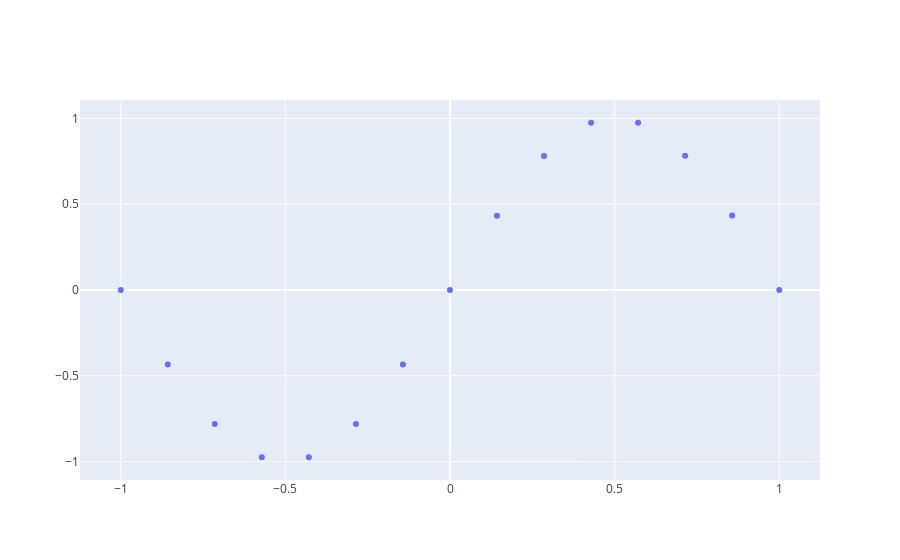

The code cell stored with this chart in its notebook:
### Markdown cell above
# ข้อ 1

### Code cell
# Plot sample data
df = pd.read_csv(os.path.join(DATA_PATH, "sin_noiseless.csv"))

# Sample some point with uniform pick
NUMBER_OF_POINT = 15
sample_index = np.floor(np.linspace(0, len(df['x'])-1, NUMBER_OF_POINT))
x = np.array([df['x'][i] for i in sample_index])
y = np.array([df['y'][i] for i in sample_index])

data = go.Scatter(x=x, y=y,mode='markers')
fig = go.Figure(data=[data])
fig.show()

### Figure 1 — Plotly figure (JSON) as saved in the notebook; plotly's stock layout.template omitted (floating-point values rounded to 4 significant figures)
{"data": [{"mode": "markers", "type": "scatter", "x": [-1, -0.8572, -0.7144, -0.5716, -0.4287, -0.2857, -0.1429, -0.0001, 0.1427, 0.2855, 0.4285, 0.5714, 0.7142, 0.857, 1], "y": [-1.225e-16, -0.4338, -0.7817, -0.9748, -0.975, -0.7819, -0.434, -0.0003142, 0.4335, 0.7815, 0.9749, 0.975, 0.7821, 0.4343, 1.225e-16]}], "layout": {}}
